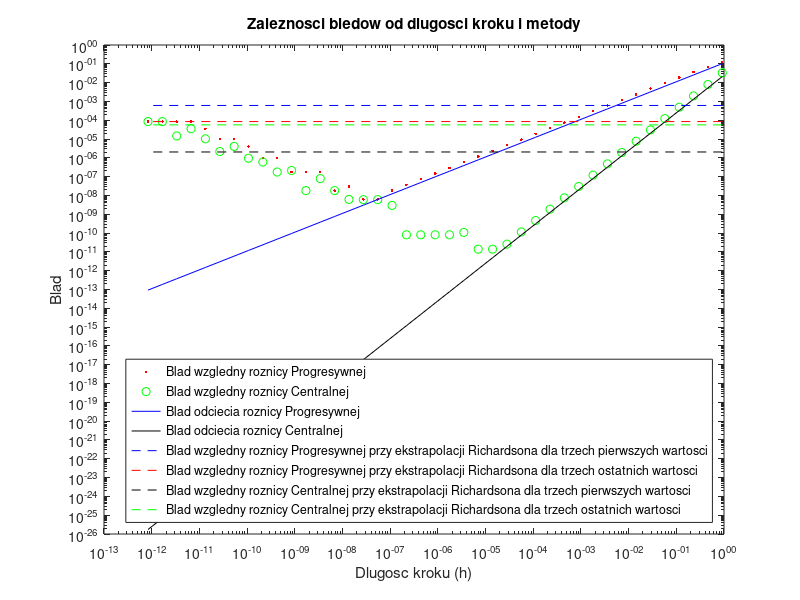

Reproduce this figure in MATLAB.
h0 = 0.92;
H = [];

x0 = 3;

MetProgres = [];
MetCentr = [];

BladProgres = [];
BladCentr = [];

%pochodne
fp1 = 2/x0
fp2 = -2 / x0^2
fp3 = 4/x0^3

for i = 0:40;
  h = h0 / (2 .^ i);
  H = [H h];
  
  metProgres = (log((x0 + h) ^2) - log(x0 ^ 2)) ./ h;
  MetProgres = [MetProgres metProgres];
  
  metCentr = (log((x0 + h) ^2) - log((x0 - h) ^ 2)) ./ (2*h);
  MetCentr = [MetCentr metCentr];
  
  bladProgres = abs(h / 2 * fp2);
  BladProgres = [BladProgres bladProgres];
 
  bladCentr = abs(h ^ 2 / 6 * fp3);
  BladCentr = [BladCentr bladCentr];
endfor;

epsProgres = abs((MetProgres - fp1) ./ fp1);
epsCentr = abs((MetCentr - fp1) ./ fp1);

min(epsProgres)
min(epsCentr)

[mePp mePpIndex] = min(epsProgres);
[mePc mePcIndex] = min(epsCentr);
 
h_opt_progres = H(mePpIndex);
h_opt_centr = H(mePcIndex);



% Richardson
% progresywna
% najdluzsze kroki
Ep11d = MetProgres(2) + (MetProgres(2) - MetProgres(1));
Ep21d = MetProgres(3) + (MetProgres(3) - MetProgres(2));
Ep22d = Ep21d + (Ep21d - Ep11d) / 3;
EpFp22d = abs((Ep22d - fp1) / fp1)
% najkrotsze kroki
Ep11k = MetProgres(end-1) + (MetProgres(end-1) - MetProgres(end));
Ep21k = MetProgres(end-2) + (MetProgres(end-2) - MetProgres(end-1));
Ep22k = Ep21k + (Ep21k - Ep11k) / 3;
EpFp22k = abs((Ep22k - fp1) / fp1)

% centralna
% najdluzsze kroki
Ec11d = MetCentr(2) + (MetCentr(2) - MetCentr(1)) / 3;
Ec21d = MetCentr(3) + (MetCentr(3) - MetCentr(2)) / 3;
Ec22d = Ec21d + (Ec21d - Ec11d) / 15;
EcFc22d = abs((Ec22d - fp1) / fp1)
% najkrotsze kroki
Ec11k = MetCentr(end-1) + (MetCentr(end-1) - MetCentr(end)) / 3;
Ec21k = MetCentr(end-2) + (MetCentr(end-2) - MetCentr(end-1)) / 3;
Ec22k = Ec21k + (Ec21k - Ec11k) / 15;
EcFc22k = abs((Ec22k - fp1) / fp1)

% wykres 
loglog(H, epsProgres, 'r.', H, epsCentr, 'go', H, BladProgres, 'b', H, BladCentr, 'k');
title('Zaleznosci bledow od dlugosci kroku i metody');
xlabel('Dlugosc kroku (h)');
ylabel('Blad');

hold on;
loglog([H(1) H(end)],[EpFp22d EpFp22d], 'b--');
loglog([H(1) H(end)],[EpFp22k EpFp22k], 'r--');
loglog([H(1) H(end)],[EcFc22d EcFc22d], 'k--');
loglog([H(1) H(end)],[EcFc22k EcFc22k], 'g--');
legend('Blad wzgledny roznicy Progresywnej','Blad wzgledny roznicy Centralnej',
'Blad odciecia roznicy Progresywnej','Blad odciecia roznicy Centralnej',
'Blad wzgledny roznicy Progresywnej przy ekstrapolacji Richardsona dla trzech pierwszych wartosci',
'Blad wzgledny roznicy Progresywnej przy ekstrapolacji Richardsona dla trzech ostatnich wartosci',
'Blad wzgledny roznicy Centralnej przy ekstrapolacji Richardsona dla trzech pierwszych wartosci',
'Blad wzgledny roznicy Centralnej przy ekstrapolacji Richardsona dla trzech ostatnich wartosci', 
"location", "southeast");  


